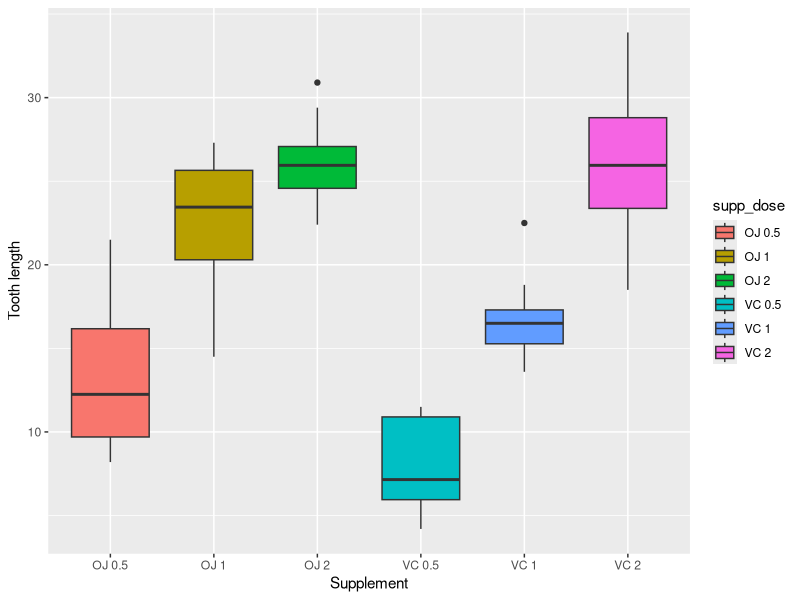

Write R code to recreate this figure.
## ---- chunk 1
knitr::opts_chunk$set(echo = TRUE)
## ---- chunk 2
library(ggplot2)
library(datasets)
data <- ToothGrowth
## ---- chunk 3
head(data)
## ---- chunk 4
str(data)
## ---- chunk 5
summary(data)
## ---- chunk 6
supp_dose <- paste(data$supp, data$dose, sep = " ")
box_data <- data.frame(data[-c(2, 3)], supp_dose)
ggplot(data = box_data, aes(x = supp_dose, y = len)) + geom_boxplot(aes(fill = supp_dose)) + xlab("Supplement") +ylab("Tooth length")
## ---- chunk 7
data$supp <- as.character(data$supp)
t.test(data[data$supp == "OJ", 1], data[data$supp == "VC", 1], pair = FALSE, var.equal = TRUE)
## ---- chunk 8
VC_0.5 <- data[data$supp == "VC" & data$dose == 0.5, 1]
VC_1.0 <- data[data$supp == "VC" & data$dose == 1.0, 1]
t.test(VC_0.5, VC_1.0, pair = FALSE, var.equal = TRUE)
## ---- chunk 9
VC_2.0 <- data[data$supp == "VC" & data$dose == 2.0, 1]
t.test(VC_1.0, VC_2.0, pair = FALSE, var.equal = TRUE)
